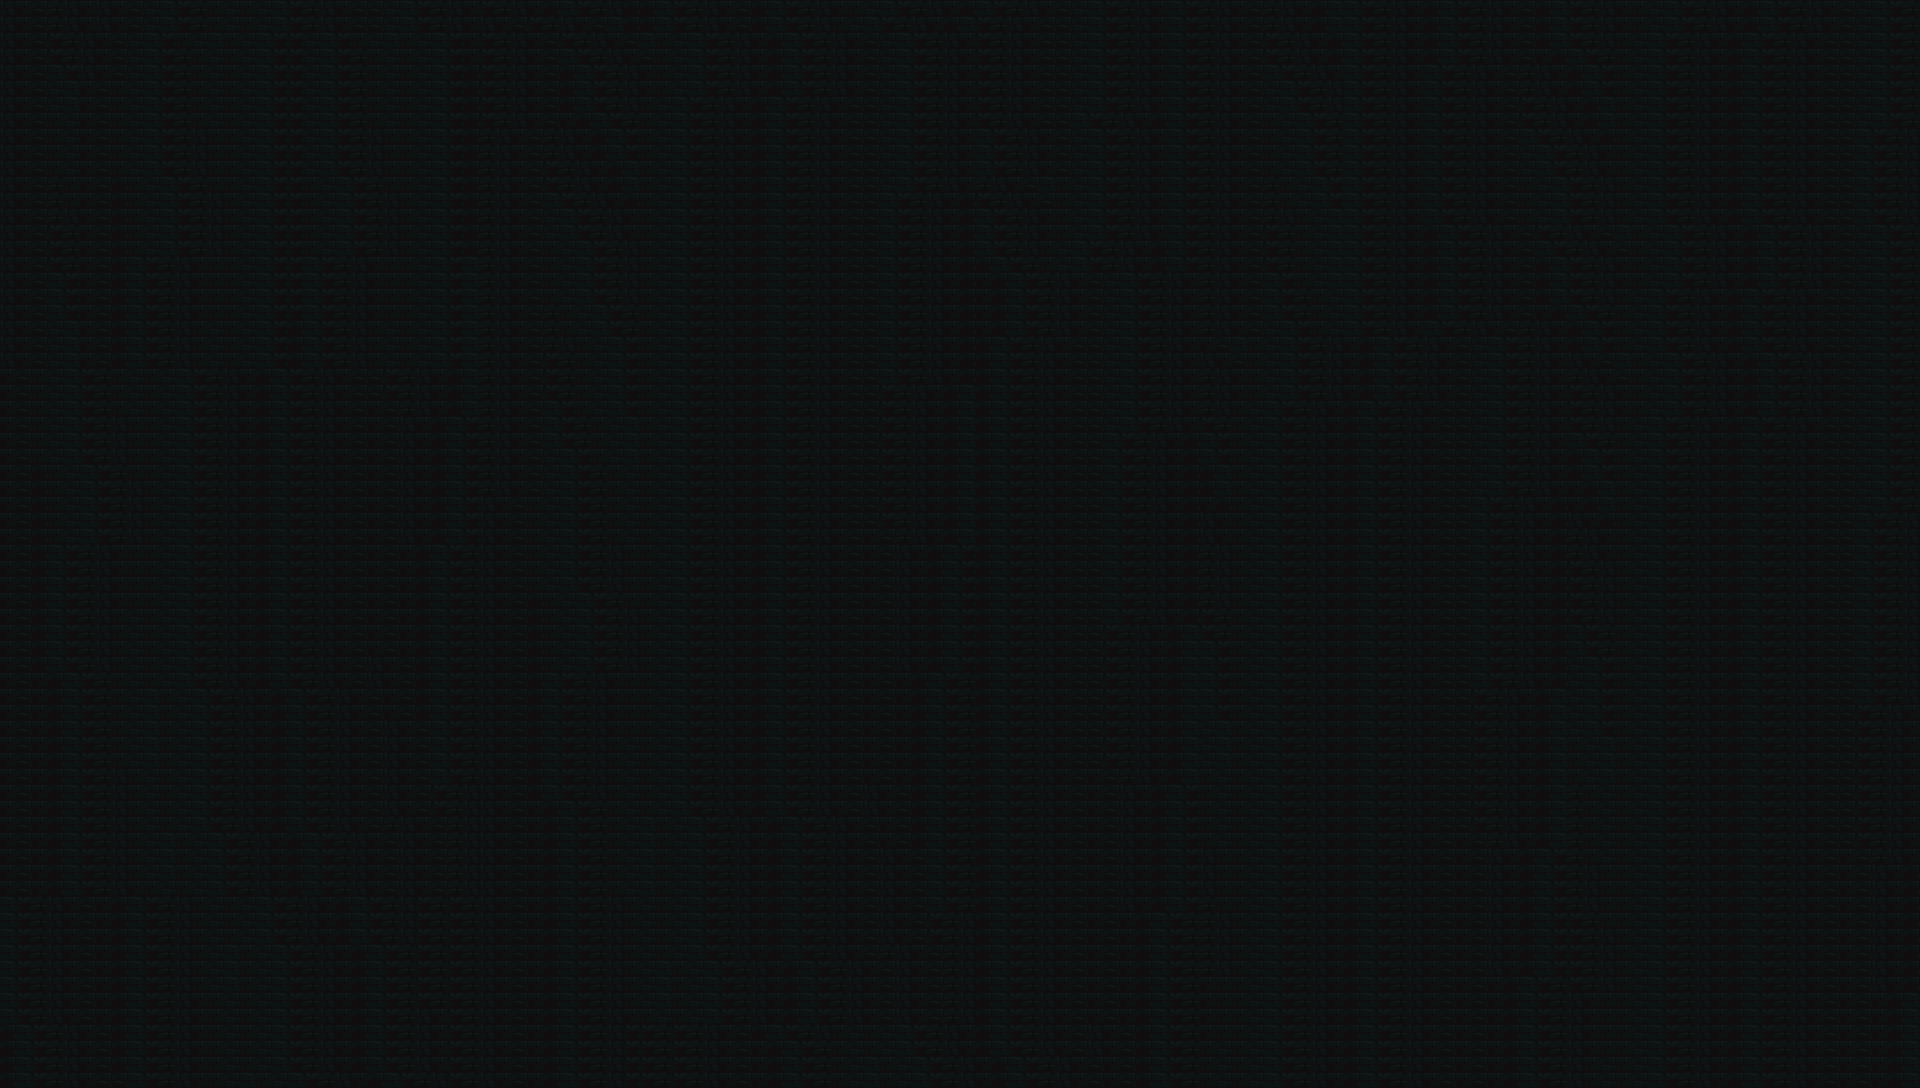

Below is a game level as drawn by its tile map, then a one-line description and the .tmx that defines it (tile-layer data replaced by summaries):
An orthogonal 120x68 tile map with 16x16 px tiles, 7 tile layers (Background_1, Background_3, Background_4, Collectable, ...), 3 hidden layers not drawn, 8 tilesets.

<map version="1.10" tiledversion="1.11.0" orientation="orthogonal" renderorder="right-down" width="120" height="68" tilewidth="16" tileheight="16" infinite="0" nextlayerid="18" nextobjectid="91">
 <tileset firstgid="1" name="env_objects_far" tilewidth="16" tileheight="16" tilecount="1024" columns="32">
  <image source="../Textures/Environment/env_objects_far.png" width="512" height="512" />
 </tileset>
 <tileset firstgid="1025" name="env_objects" tilewidth="16" tileheight="16" tilecount="1024" columns="32">
  <image source="../Textures/Environment/env_objects.png" width="512" height="512" />
 </tileset>
 <tileset firstgid="2049" name="ground" tilewidth="16" tileheight="16" tilecount="266" columns="19">
  <image source="../Textures/Terrain/ground.png" width="304" height="224" />
 </tileset>
 <tileset firstgid="2315" name="other_and_decorative" tilewidth="16" tileheight="16" tilecount="1600" columns="40">
  <image source="../Textures/Environment/tileset_2/other_and_decorative.png" width="640" height="640" />
 </tileset>
 <tileset firstgid="3915" name="main_lev_build" tilewidth="16" tileheight="16" tilecount="10240" columns="128">
  <image source="../Textures/Environment/tileset_2/main_lev_build.png" width="2048" height="1280" />
 </tileset>
 <tileset firstgid="14155" name="tile_castle" tilewidth="16" tileheight="16" tilecount="900" columns="30">
  <image source="../Textures/Environment/tiles/castle/tile_castle.png" width="480" height="480" />
 </tileset>
 <tileset firstgid="15055" name="icon_recycled" tilewidth="16" tileheight="16" tilecount="384" columns="24">
  <image source="../Textures/Various/icon_recycled.png" width="384" height="256" />
 </tileset>
 <tileset firstgid="15439" name="potions_small" tilewidth="16" tileheight="16" tilecount="100" columns="10">
  <image source="../Textures/Potions/potions_new.png" width="160" height="160" />
 </tileset>
 <layer id="1" name="Background_1" width="120" height="68">
  <data>[8160 cells, 8160 non-empty, 14 distinct tile ids]</data>
 </layer>
 <layer id="6" name="Background_3" width="120" height="68">
  <data>[8160 cells, 0 non-empty, 0 distinct tile ids]</data>
 </layer>
 <layer id="5" name="Background_4" width="120" height="68">
  <data>[8160 cells, 0 non-empty, 0 distinct tile ids]</data>
 </layer>
 <layer id="8" name="Collectable" width="120" height="68">
  <data>[8160 cells, 0 non-empty, 0 distinct tile ids]</data>
 </layer>
 <layer id="4" name="Walls" width="120" height="68">
  <data>[8160 cells, 0 non-empty, 0 distinct tile ids]</data>
 </layer>
 <layer id="15" name="Platforms" width="120" height="68">
  <data>[8160 cells, 0 non-empty, 0 distinct tile ids]</data>
 </layer>
 <layer id="3" name="Background_Decoration" width="120" height="68">
  <data>[8160 cells, 0 non-empty, 0 distinct tile ids]</data>
 </layer>
 <layer id="13" name="rangedEnemies" width="120" height="68" visible="0" opacity="0.3">
  <properties>
   <property name="rangedEnemies" value="true" />
  </properties>
  <data>[8160 cells, 8160 non-empty, 1 distinct tile ids]</data>
 </layer>
 <layer id="17" name="CollisionLayer" width="120" height="68" visible="0" opacity="0.3">
  <properties>
   <property name="Collision" type="bool" value="true" />
  </properties>
  <data>[8160 cells, 8160 non-empty, 1 distinct tile ids]</data>
 </layer>
 <layer id="14" name="MeleeEnemy" width="120" height="68" visible="0">
  <properties>
   <property name="MeleeEnemy" value="true" />
  </properties>
  <data>[8160 cells, 124 non-empty, 1 distinct tile ids]</data>
 </layer>
</map>
